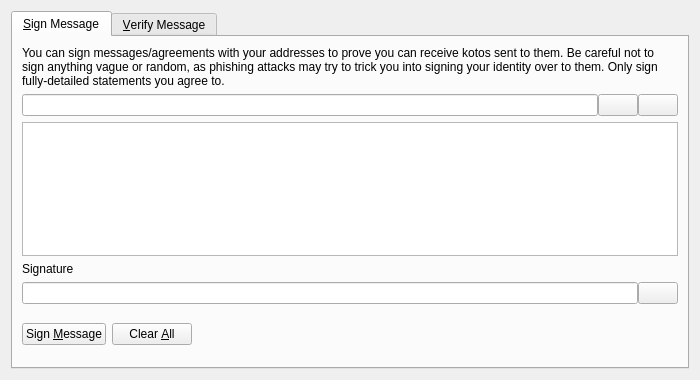
<?xml version="1.0" encoding="UTF-8"?>
<ui version="4.0">
 <class>SignVerifyMessageDialog</class>
 <widget class="QDialog" name="SignVerifyMessageDialog">
  <property name="geometry">
   <rect>
    <x>0</x>
    <y>0</y>
    <width>700</width>
    <height>380</height>
   </rect>
  </property>
  <property name="windowTitle">
   <string>Signatures - Sign / Verify a Message</string>
  </property>
  <property name="modal">
   <bool>true</bool>
  </property>
  <layout class="QVBoxLayout" name="verticalLayout">
   <item>
    <widget class="QTabWidget" name="tabWidget">
     <property name="currentIndex">
      <number>0</number>
     </property>
     <widget class="QWidget" name="tabSignMessage">
      <attribute name="title">
       <string>&amp;Sign Message</string>
      </attribute>
      <layout class="QVBoxLayout" name="verticalLayout_SM">
       <item>
        <widget class="QLabel" name="infoLabel_SM">
         <property name="text">
          <string>You can sign messages/agreements with your addresses to prove you can receive kotos sent to them. Be careful not to sign anything vague or random, as phishing attacks may try to trick you into signing your identity over to them. Only sign fully-detailed statements you agree to.</string>
         </property>
         <property name="textFormat">
          <enum>Qt::PlainText</enum>
         </property>
         <property name="wordWrap">
          <bool>true</bool>
         </property>
        </widget>
       </item>
       <item>
        <layout class="QHBoxLayout" name="horizontalLayout_1_SM">
         <property name="spacing">
          <number>0</number>
         </property>
         <item>
          <widget class="QValidatedLineEdit" name="addressIn_SM">
           <property name="toolTip">
            <string>The Koto address to sign the message with</string>
           </property>
          </widget>
         </item>
         <item>
          <widget class="QPushButton" name="addressBookButton_SM">
           <property name="toolTip">
            <string>Choose previously used address</string>
           </property>
           <property name="text">
            <string/>
           </property>
           <property name="icon">
            <iconset resource="../bitcoin.qrc">
             <normaloff>:/images/addressbook1</normaloff>:/images/addressbook1</iconset>
           </property>
           <property name="shortcut">
            <string>Alt+A</string>
           </property>
           <property name="autoDefault">
            <bool>false</bool>
           </property>
          </widget>
         </item>
         <item>
          <widget class="QPushButton" name="pasteButton_SM">
           <property name="toolTip">
            <string>Paste address from clipboard</string>
           </property>
           <property name="text">
            <string/>
           </property>
           <property name="icon">
            <iconset resource="../bitcoin.qrc">
             <normaloff>:/images/paste</normaloff>:/images/paste</iconset>
           </property>
           <property name="shortcut">
            <string>Alt+P</string>
           </property>
           <property name="autoDefault">
            <bool>false</bool>
           </property>
          </widget>
         </item>
        </layout>
       </item>
       <item>
        <widget class="QPlainTextEdit" name="messageIn_SM">
         <property name="toolTip">
          <string>Enter the message you want to sign here</string>
         </property>
        </widget>
       </item>
       <item>
        <widget class="QLabel" name="signatureLabel_SM">
         <property name="text">
          <string>Signature</string>
         </property>
         <property name="textFormat">
          <enum>Qt::PlainText</enum>
         </property>
        </widget>
       </item>
       <item>
        <layout class="QHBoxLayout" name="horizontalLayout_2_SM">
         <property name="spacing">
          <number>0</number>
         </property>
         <item>
          <widget class="QLineEdit" name="signatureOut_SM">
           <property name="font">
            <font>
             <italic>true</italic>
            </font>
           </property>
           <property name="readOnly">
            <bool>true</bool>
           </property>
          </widget>
         </item>
         <item>
          <widget class="QPushButton" name="copySignatureButton_SM">
           <property name="toolTip">
            <string>Copy the current signature to the system clipboard</string>
           </property>
           <property name="text">
            <string/>
           </property>
           <property name="icon">
            <iconset resource="../bitcoin.qrc">
             <normaloff>:/images/copy</normaloff>:/images/copy</iconset>
           </property>
           <property name="autoDefault">
            <bool>false</bool>
           </property>
          </widget>
         </item>
        </layout>
       </item>
       <item>
        <layout class="QHBoxLayout" name="horizontalLayout_3_SM">
         <item>
          <widget class="QPushButton" name="signMessageButton_SM">
           <property name="toolTip">
            <string>Sign the message to prove you own this Koto address</string>
           </property>
           <property name="text">
            <string>Sign &amp;Message</string>
           </property>
           <property name="icon">
            <iconset resource="../bitcoin.qrc">
             <normaloff>:/images/encrypt</normaloff>:/images/encrypt</iconset>
           </property>
           <property name="autoDefault">
            <bool>false</bool>
           </property>
          </widget>
         </item>
         <item>
          <widget class="QPushButton" name="clearButton_SM">
           <property name="toolTip">
            <string>Reset all sign message fields</string>
           </property>
           <property name="text">
            <string>Clear &amp;All</string>
           </property>
           <property name="icon">
            <iconset resource="../bitcoin.qrc">
             <normaloff>:/images/clear</normaloff>:/images/clear</iconset>
           </property>
           <property name="autoDefault">
            <bool>false</bool>
           </property>
          </widget>
         </item>
         <item>
          <spacer name="horizontalSpacer_1_SM">
           <property name="orientation">
            <enum>Qt::Horizontal</enum>
           </property>
           <property name="sizeHint" stdset="0">
            <size>
             <width>40</width>
             <height>48</height>
            </size>
           </property>
          </spacer>
         </item>
         <item>
          <widget class="QLabel" name="statusLabel_SM">
           <property name="font">
            <font>
             <weight>75</weight>
             <bold>true</bold>
            </font>
           </property>
           <property name="text">
            <string/>
           </property>
           <property name="wordWrap">
            <bool>true</bool>
           </property>
          </widget>
         </item>
         <item>
          <spacer name="horizontalSpacer_2_SM">
           <property name="orientation">
            <enum>Qt::Horizontal</enum>
           </property>
           <property name="sizeHint" stdset="0">
            <size>
             <width>40</width>
             <height>48</height>
            </size>
           </property>
          </spacer>
         </item>
        </layout>
       </item>
      </layout>
     </widget>
     <widget class="QWidget" name="tabVerifyMessage">
      <attribute name="title">
       <string>&amp;Verify Message</string>
      </attribute>
      <layout class="QVBoxLayout" name="verticalLayout_VM">
       <item>
        <widget class="QLabel" name="infoLabel_VM">
         <property name="text">
          <string>Enter the receiver's address, message (ensure you copy line breaks, spaces, tabs, etc. exactly) and signature below to verify the message. Be careful not to read more into the signature than what is in the signed message itself, to avoid being tricked by a man-in-the-middle attack. Note that this only proves the signing party receives with the address, it cannot prove sendership of any transaction!</string>
         </property>
         <property name="textFormat">
          <enum>Qt::PlainText</enum>
         </property>
         <property name="alignment">
          <set>Qt::AlignLeading|Qt::AlignLeft|Qt::AlignTop</set>
         </property>
         <property name="wordWrap">
          <bool>true</bool>
         </property>
        </widget>
       </item>
       <item>
        <layout class="QHBoxLayout" name="horizontalLayout_1_VM">
         <property name="spacing">
          <number>0</number>
         </property>
         <item>
          <widget class="QValidatedLineEdit" name="addressIn_VM">
           <property name="toolTip">
            <string>The Koto address the message was signed with</string>
           </property>
          </widget>
         </item>
         <item>
          <widget class="QPushButton" name="addressBookButton_VM">
           <property name="toolTip">
            <string>Choose previously used address</string>
           </property>
           <property name="text">
            <string/>
           </property>
           <property name="icon">
            <iconset resource="../bitcoin.qrc">
             <normaloff>:/images/addressbook1</normaloff>:/images/addressbook1</iconset>
           </property>
           <property name="shortcut">
            <string>Alt+A</string>
           </property>
           <property name="autoDefault">
            <bool>false</bool>
           </property>
          </widget>
         </item>
        </layout>
       </item>
       <item>
        <widget class="QPlainTextEdit" name="messageIn_VM"/>
       </item>
       <item>
        <widget class="QValidatedLineEdit" name="signatureIn_VM"/>
       </item>
       <item>
        <layout class="QHBoxLayout" name="horizontalLayout_2_VM">
         <item>
          <widget class="QPushButton" name="verifyMessageButton_VM">
           <property name="toolTip">
            <string>Verify the message to ensure it was signed with the specified Koto address</string>
           </property>
           <property name="text">
            <string>Verify &amp;Message</string>
           </property>
           <property name="icon">
            <iconset resource="../bitcoin.qrc">
             <normaloff>:/images/verify</normaloff>:/images/verify</iconset>
           </property>
           <property name="autoDefault">
            <bool>false</bool>
           </property>
          </widget>
         </item>
         <item>
          <widget class="QPushButton" name="clearButton_VM">
           <property name="toolTip">
            <string>Reset all verify message fields</string>
           </property>
           <property name="text">
            <string>Clear &amp;All</string>
           </property>
           <property name="icon">
            <iconset resource="../bitcoin.qrc">
             <normaloff>:/images/clear</normaloff>:/images/clear</iconset>
           </property>
           <property name="autoDefault">
            <bool>false</bool>
           </property>
          </widget>
         </item>
         <item>
          <spacer name="horizontalSpacer_1_VM">
           <property name="orientation">
            <enum>Qt::Horizontal</enum>
           </property>
           <property name="sizeHint" stdset="0">
            <size>
             <width>40</width>
             <height>48</height>
            </size>
           </property>
          </spacer>
         </item>
         <item>
          <widget class="QLabel" name="statusLabel_VM">
           <property name="font">
            <font>
             <weight>75</weight>
             <bold>true</bold>
            </font>
           </property>
           <property name="text">
            <string/>
           </property>
           <property name="wordWrap">
            <bool>true</bool>
           </property>
          </widget>
         </item>
         <item>
          <spacer name="horizontalSpacer_2_VM">
           <property name="orientation">
            <enum>Qt::Horizontal</enum>
           </property>
           <property name="sizeHint" stdset="0">
            <size>
             <width>40</width>
             <height>48</height>
            </size>
           </property>
          </spacer>
         </item>
        </layout>
       </item>
      </layout>
     </widget>
    </widget>
   </item>
  </layout>
 </widget>
 <customwidgets>
  <customwidget>
   <class>QValidatedLineEdit</class>
   <extends>QLineEdit</extends>
   <header>qvalidatedlineedit.h</header>
  </customwidget>
 </customwidgets>
 <resources>
  <include location="../bitcoin.qrc"/>
 </resources>
 <connections/>
</ui>
